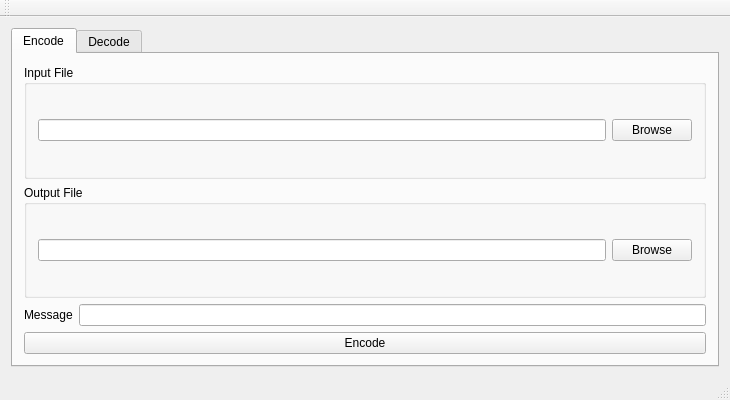
<?xml version="1.0" encoding="UTF-8"?>
<ui version="4.0">
 <class>MainWindow</class>
 <widget class="QMainWindow" name="MainWindow">
  <property name="geometry">
   <rect>
    <x>0</x>
    <y>0</y>
    <width>730</width>
    <height>400</height>
   </rect>
  </property>
  <property name="minimumSize">
   <size>
    <width>730</width>
    <height>399</height>
   </size>
  </property>
  <property name="maximumSize">
   <size>
    <width>16777215</width>
    <height>400</height>
   </size>
  </property>
  <property name="windowTitle">
   <string>StealthAudio</string>
  </property>
  <widget class="QWidget" name="centralWidget">
   <layout class="QHBoxLayout" name="horizontalLayout_6">
    <item>
     <widget class="QTabWidget" name="tabWidget">
      <property name="maximumSize">
       <size>
        <width>16777215</width>
        <height>350</height>
       </size>
      </property>
      <property name="currentIndex">
       <number>0</number>
      </property>
      <widget class="QWidget" name="tab">
       <attribute name="title">
        <string>Encode</string>
       </attribute>
       <layout class="QVBoxLayout" name="verticalLayout">
        <item>
         <widget class="QGroupBox" name="groupBox">
          <property name="title">
           <string>Input File</string>
          </property>
          <layout class="QHBoxLayout" name="horizontalLayout_2">
           <item>
            <layout class="QHBoxLayout" name="horizontalLayout">
             <item>
              <widget class="QLineEdit" name="EncodeIn"/>
             </item>
             <item>
              <widget class="QPushButton" name="pushButton">
               <property name="text">
                <string>Browse</string>
               </property>
              </widget>
             </item>
            </layout>
           </item>
          </layout>
         </widget>
        </item>
        <item>
         <widget class="QGroupBox" name="groupBox_2">
          <property name="title">
           <string>Output File</string>
          </property>
          <layout class="QHBoxLayout" name="horizontalLayout_4">
           <item>
            <layout class="QHBoxLayout" name="horizontalLayout_3">
             <item>
              <widget class="QLineEdit" name="EncodeOut"/>
             </item>
             <item>
              <widget class="QPushButton" name="pushButton_2">
               <property name="text">
                <string>Browse</string>
               </property>
              </widget>
             </item>
            </layout>
           </item>
          </layout>
         </widget>
        </item>
        <item>
         <layout class="QHBoxLayout" name="horizontalLayout_5">
          <item>
           <widget class="QLabel" name="label">
            <property name="text">
             <string>Message</string>
            </property>
           </widget>
          </item>
          <item>
           <widget class="QLineEdit" name="EncodeMessage"/>
          </item>
         </layout>
        </item>
        <item>
         <widget class="QPushButton" name="pushButton_3">
          <property name="text">
           <string>Encode</string>
          </property>
         </widget>
        </item>
       </layout>
      </widget>
      <widget class="QWidget" name="tab_2">
       <attribute name="title">
        <string>Decode</string>
       </attribute>
       <layout class="QVBoxLayout" name="verticalLayout_2">
        <item>
         <widget class="QGroupBox" name="groupBox_3">
          <property name="maximumSize">
           <size>
            <width>9999999</width>
            <height>80</height>
           </size>
          </property>
          <property name="title">
           <string>Decode From</string>
          </property>
          <layout class="QHBoxLayout" name="horizontalLayout_7">
           <item>
            <widget class="QLineEdit" name="DecodeFile"/>
           </item>
           <item>
            <widget class="QPushButton" name="pushButton_4">
             <property name="text">
              <string>Browse</string>
             </property>
            </widget>
           </item>
          </layout>
         </widget>
        </item>
        <item>
         <layout class="QHBoxLayout" name="horizontalLayout_8">
          <item>
           <widget class="QLabel" name="label_2">
            <property name="text">
             <string>Message</string>
            </property>
           </widget>
          </item>
          <item>
           <widget class="QLineEdit" name="DecodeMessage"/>
          </item>
         </layout>
        </item>
        <item>
         <widget class="QPushButton" name="pushButton_5">
          <property name="text">
           <string>Decode</string>
          </property>
         </widget>
        </item>
       </layout>
      </widget>
     </widget>
    </item>
   </layout>
  </widget>
  <widget class="QToolBar" name="mainToolBar">
   <attribute name="toolBarArea">
    <enum>TopToolBarArea</enum>
   </attribute>
   <attribute name="toolBarBreak">
    <bool>false</bool>
   </attribute>
  </widget>
  <widget class="QStatusBar" name="statusBar"/>
  <action name="actionAbout">
   <property name="text">
    <string>About</string>
   </property>
  </action>
 </widget>
 <layoutdefault spacing="6" margin="11"/>
 <resources/>
 <connections/>
</ui>
